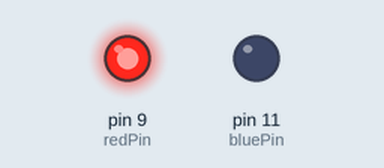
Recording of a sketch running on a simulated Arduino Uno, built with avr-gcc and run on an emulated ATmega328P. Shown: output pins drawn as LEDs (lit = HIGH).

Above: at 0.13 s.
At 0.71 s:
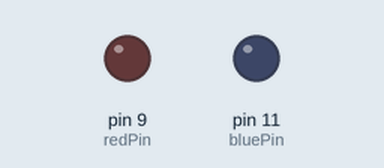
At 2.81 s:
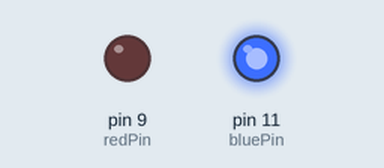
Timing chart, 0 to 3.5 s (numbered marks = the images above):
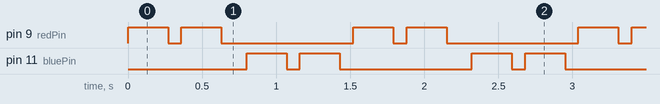

The sketch:

Police_flashlight.ino
```cpp
/*
 * Police LED Flashing Light Simulation
 * -------------------------------------
 * This code simulates flashing red and blue lights like a police siren.
 *
 * Hardware Setup:
 * - Red LED connected to digital pin 9
 * - Blue LED connected to digital pin 11
 * - Use current-limiting resistors (~220Ω) for each LED
 */

int redPin = 9;    // Red LED pin
int bluePin = 11;  // Blue LED pin

void setup() {
  pinMode(redPin, OUTPUT);
  pinMode(bluePin, OUTPUT);
}

void loop() {
  // Flash red LED twice
  digitalWrite(redPin, HIGH);
  digitalWrite(bluePin, LOW);
  delay(270);
  digitalWrite(redPin, LOW);
  delay(90);

  digitalWrite(redPin, HIGH);
  delay(270);
  digitalWrite(redPin, LOW);
  delay(90);

  delay(80); // Short pause before switching to blue

  // Flash blue LED twice
  digitalWrite(bluePin, HIGH);
  delay(270);
  digitalWrite(bluePin, LOW);
  delay(90);

  digitalWrite(bluePin, HIGH);
  delay(270);
  digitalWrite(bluePin, LOW);
  delay(90);
}
```

Measured:
- by itself, pin 9 (redPin), pin 11 (bluePin): repeats every 1.5 s: LOW 0.09 s, HIGH 0.27 s, LOW 0.89 s, HIGH 0.27 s
- by itself, everything shown: repeats every 1.5 s, in 8 steps
